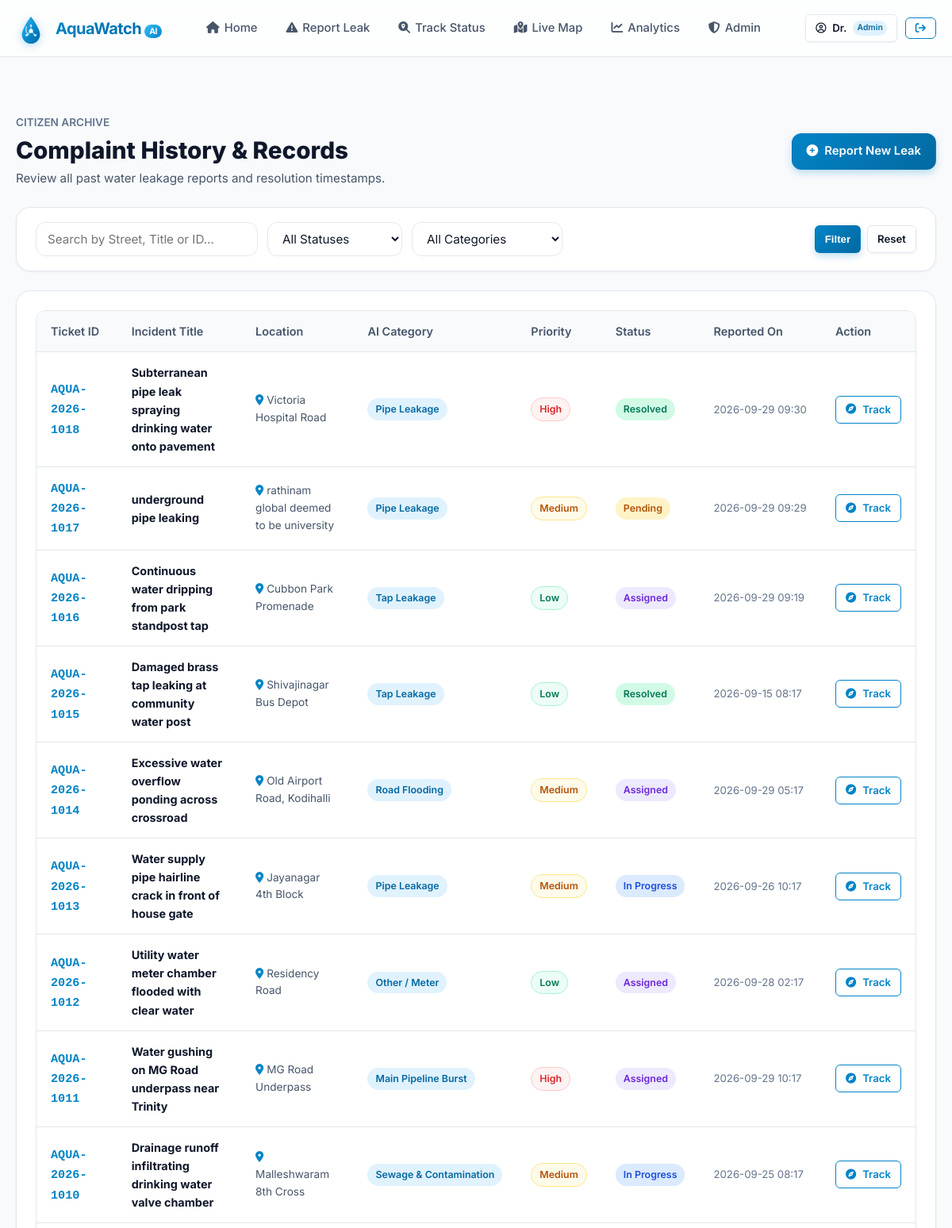
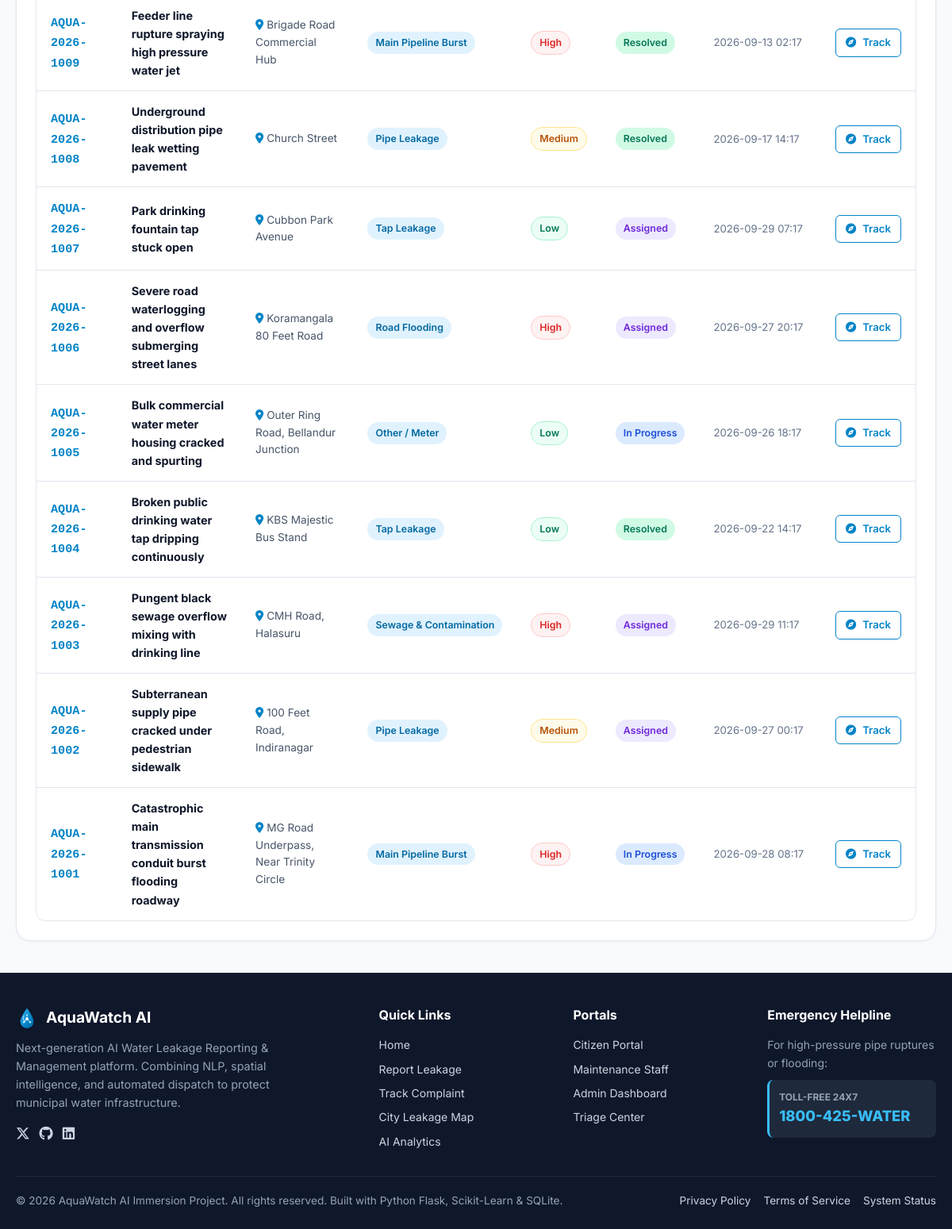
Screenshot of /history (signed in) with the database file from the repository (2 pictures, top to bottom).
### tables this page shows
CREATE TABLE complaints (
            id INTEGER PRIMARY KEY AUTOINCREMENT,
            complaint_id TEXT UNIQUE NOT NULL,
            user_id INTEGER,
            title TEXT NOT NULL,
            street_name TEXT NOT NULL,
            landmark TEXT,
            latitude REAL NOT NULL,
            longitude REAL NOT NULL,
            category TEXT NOT NULL,
            ai_predicted_category TEXT,
            ai_confidence REAL DEFAULT 0.0,
            priority TEXT NOT NULL DEFAULT 'Medium',
            ai_priority_score INTEGER DEFAULT 50,
            user_severity INTEGER DEFAULT 3,
            description TEXT NOT NULL,
            ai_field_summary TEXT,
            photo_path TEXT,
            status TEXT NOT NULL DEFAULT 'Pending', -- 'Pending', 'Assigned', 'In Progress', 'Resolved', 'Rejected'
            is_duplicate_of TEXT,
            duplicate_score REAL DEFAULT 0.0,
            estimated_loss_lph INTEGER DEFAULT 200,
            created_at TIMESTAMP DEFAULT CURRENT_TIMESTAMP,
            updated_at TIMESTAMP DEFAULT CURRENT_TIMESTAMP,
            FOREIGN KEY (user_id) REFERENCES users (id) ON DELETE SET NULL
        );

### app.py (the view)
@app.route('/history')
def complaint_history():
    query_q = request.args.get('q', '').strip()
    query_status = request.args.get('status', '').strip()
    query_cat = request.args.get('category', '').strip()
    sql = "SELECT * FROM complaints WHERE 1=1"
    params = []
    if query_q:
        sql += " AND (complaint_id LIKE ? OR street_name LIKE ? OR title LIKE ?)"
        pattern = f"%{query_q}%"
        params.extend([pattern, pattern, pattern])
    if query_status:
        sql += " AND status = ?"
        params.append(query_status)
    if query_cat:
        sql += " AND category = ?"
        params.append(query_cat)
    sql += " ORDER BY id DESC"
    conn = get_db_connection()
    complaints = conn.execute(sql, params).fetchall()
    conn.close()
    return render_template(
        'history.html',
        complaints=complaints,
        query_q=query_q,
        query_status=query_status,
        query_cat=query_cat
    )

### database.py (called while the page is built)
def get_db_connection():
    os.makedirs(os.path.dirname(Config.DATABASE_PATH), exist_ok=True)
    conn = sqlite3.connect(Config.DATABASE_PATH)
    conn.row_factory = sqlite3.Row
    conn.execute("PRAGMA foreign_keys = ON")
    return conn

### templates/history.html (shortened to what this page needs)
{% extends 'base.html' %}
{% block content %}
<div class="container" style="padding: 40px 20px;">
  <div style="display: flex; justify-content: space-between; align-items: center; margin-bottom: 24px; flex-wrap: wrap; gap: 16px;">
    <div>
      <div style="font-size: 0.85rem; color: #64748b; font-weight: 600;">CITIZEN ARCHIVE</div>
      <h1 style="font-size: 1.85rem; font-weight: 800; color: #0f172a;">Complaint History &amp; Records</h1>
      <p style="font-size: 0.95rem; color: #475569;">Review all past water leakage reports and resolution timestamps.</p>
    </div>
    <a href="{{ url_for('report_leakage') }}" class="btn btn-primary">
      <i class="fa-solid fa-plus-circle"></i> Report New Leak
    </a>
  </div>
  <div class="card" style="padding: 18px 24px; margin-bottom: 24px;">
    <form method="GET" action="{{ url_for('complaint_history') }}" style="display: flex; gap: 14px; flex-wrap: wrap; align-items: center; justify-content: space-between;">
      <div style="display: flex; gap: 12px; flex-wrap: wrap; flex: 1;">
        <input type="text" name="q" value="{{ query_q or '' }}" placeholder="Search by Street, Title or ID..." class="form-control" style="max-width: 280px;">
        <select name="status" class="form-select" style="max-width: 170px;">
          <option value="">All Statuses</option>
        </select>
        <select name="category" class="form-select" style="max-width: 190px;">
          <option value="">All Categories</option>
        </select>
      </div>
      <div style="display: flex; gap: 8px;">
        <button type="submit" class="btn btn-primary btn-sm">Filter</button>
        <a href="{{ url_for('complaint_history') }}" class="btn btn-secondary btn-sm">Reset</a>
      </div>
    </form>
  </div>
  <div class="card" style="padding: 24px;">
    {% if complaints %}
      <div class="table-responsive">
        <table class="table">
          <thead>
            <tr>
              <th>Ticket ID</th>
              <th>Incident Title</th>
              <th>Location</th>
              <th>AI Category</th>
              <th>Priority</th>
              <th>Status</th>
              <th>Reported On</th>
              <th>Action</th>
            </tr>
          </thead>
          <tbody>
            {% for c in complaints %}
              <tr>
                <td>
                  <strong style="color: var(--primary); font-family: monospace; font-size: 0.95rem;">
                    {{ c.complaint_id }}
                  </strong>
                </td>
                <td>
                  <div style="font-weight: 700; color: #0f172a;">{{ c.title }}</div>
                </td>
                <td style="font-size: 0.85rem; color: #475569;">
                  <i class="fa-solid fa-location-dot" style="color: #0284c7;"></i> {{ c.street_name }}
                </td>
                <td>
                  <span class="badge" style="background:#e0f2fe; color:#0369a1;">
                    {{ c.category }}
                  </span>
                </td>
                <td>
                  <span class="badge badge-prio-{{ c.priority.lower() }}">
                    {{ c.priority }}
                  </span>
                </td>
                <td>
                  <span class="badge badge-{{ c.status.lower().replace(' ', '-') }}">
                    {{ c.status }}
                  </span>
                </td>
                <td style="font-size: 0.825rem; color: #64748b; white-space: nowrap;">
                  {{ c.created_at[:16] }}
                </td>
                <td>
                  <a href="{{ url_for('track_complaint', id=c.complaint_id) }}" class="btn btn-outline btn-sm">
                    <i class="fa-solid fa-compass"></i> Track
                  </a>
                </td>
              </tr>
            {% endfor %}
          </tbody>
        </table>
      </div>
    {% endif %}
  </div>
</div>
{% endblock %}

### rows the page displays
complaints: complaint_id "AQUA-2026-1018", title "Subterranean pipe leak spraying drinking water onto pavement", street_name "Victoria Hospital Road", category "Pipe Leakage", priority "High", status "Resolved", created_at "2026-09-29 09:30"
complaints: complaint_id "AQUA-2026-1017", title "underground pipe leaking", street_name "rathinam global deemed to be university", category "Pipe Leakage", priority "Medium", status "Pending", created_at "2026-09-29 09:29"
complaints: complaint_id "AQUA-2026-1016", title "Continuous water dripping from park standpost tap", street_name "Cubbon Park Promenade", category "Tap Leakage", priority "Low", status "Assigned", created_at "2026-09-29 09:19"
complaints: complaint_id "AQUA-2026-1015", title "Damaged brass tap leaking at community water post", street_name "Shivajinagar Bus Depot", category "Tap Leakage", priority "Low", status "Resolved", created_at "2026-09-15 08:17"
complaints: complaint_id "AQUA-2026-1014", title "Excessive water overflow ponding across crossroad", street_name "Old Airport Road, Kodihalli", category "Road Flooding", priority "Medium", status "Assigned", created_at "2026-09-29 05:17"
complaints: complaint_id "AQUA-2026-1013", title "Water supply pipe hairline crack in front of house gate", street_name "Jayanagar 4th Block", category "Pipe Leakage", priority "Medium", status "In Progress", created_at "2026-09-26 10:17"
complaints: complaint_id "AQUA-2026-1012", title "Utility water meter chamber flooded with clear water", street_name "Residency Road", category "Other / Meter", priority "Low", status "Assigned", created_at "2026-09-28 02:17"
complaints: complaint_id "AQUA-2026-1011", title "Water gushing on MG Road underpass near Trinity", street_name "MG Road Underpass", category "Main Pipeline Burst", priority "High", status "Assigned", created_at "2026-09-29 10:17"
complaints: complaint_id "AQUA-2026-1010", title "Drainage runoff infiltrating drinking water valve chamber", street_name "Malleshwaram 8th Cross", category "Sewage & Contamination", priority "Medium", status "In Progress", created_at "2026-09-25 08:17"
complaints: complaint_id "AQUA-2026-1009", title "Feeder line rupture spraying high pressure water jet", street_name "Brigade Road Commercial Hub", category "Main Pipeline Burst", priority "High", status "Resolved", created_at "2026-09-13 02:17"
complaints: complaint_id "AQUA-2026-1008", title "Underground distribution pipe leak wetting pavement", street_name "Church Street", category "Pipe Leakage", priority "Medium", status "Resolved", created_at "2026-09-17 14:17"
complaints: complaint_id "AQUA-2026-1007", title "Park drinking fountain tap stuck open", street_name "Cubbon Park Avenue", category "Tap Leakage", priority "Low", status "Assigned", created_at "2026-09-29 07:17"
complaints: complaint_id "AQUA-2026-1006", title "Severe road waterlogging and overflow submerging street lanes", street_name "Koramangala 80 Feet Road", category "Road Flooding", priority "High", status "Assigned", created_at "2026-09-27 20:17"
complaints: complaint_id "AQUA-2026-1005", title "Bulk commercial water meter housing cracked and spurting", street_name "Outer Ring Road, Bellandur Junction", category "Other / Meter", priority "Low", status "In Progress", created_at "2026-09-26 18:17"
complaints: complaint_id "AQUA-2026-1004", title "Broken public drinking water tap dripping continuously", street_name "KBS Majestic Bus Stand", category "Tap Leakage", priority "Low", status "Resolved", created_at "2026-09-22 14:17"
complaints: complaint_id "AQUA-2026-1003", title "Pungent black sewage overflow mixing with drinking line", street_name "CMH Road, Halasuru", category "Sewage & Contamination", priority "High", status "Assigned", created_at "2026-09-29 11:17"
complaints: complaint_id "AQUA-2026-1002", title "Subterranean supply pipe cracked under pedestrian sidewalk", street_name "100 Feet Road, Indiranagar", category "Pipe Leakage", priority "Medium", status "Assigned", created_at "2026-09-27 00:17"
complaints: complaint_id "AQUA-2026-1001", title "Catastrophic main transmission conduit burst flooding roadway", street_name "MG Road Underpass, Near Trinity Circle", category "Main Pipeline Burst", priority "High", status "In Progress", created_at "2026-09-28 08:17"

### other values shown
{{ session.get('user_name', 'User').split()[0] }} "Dr."
{{ session.get('role', 'citizen') }} "Admin"
